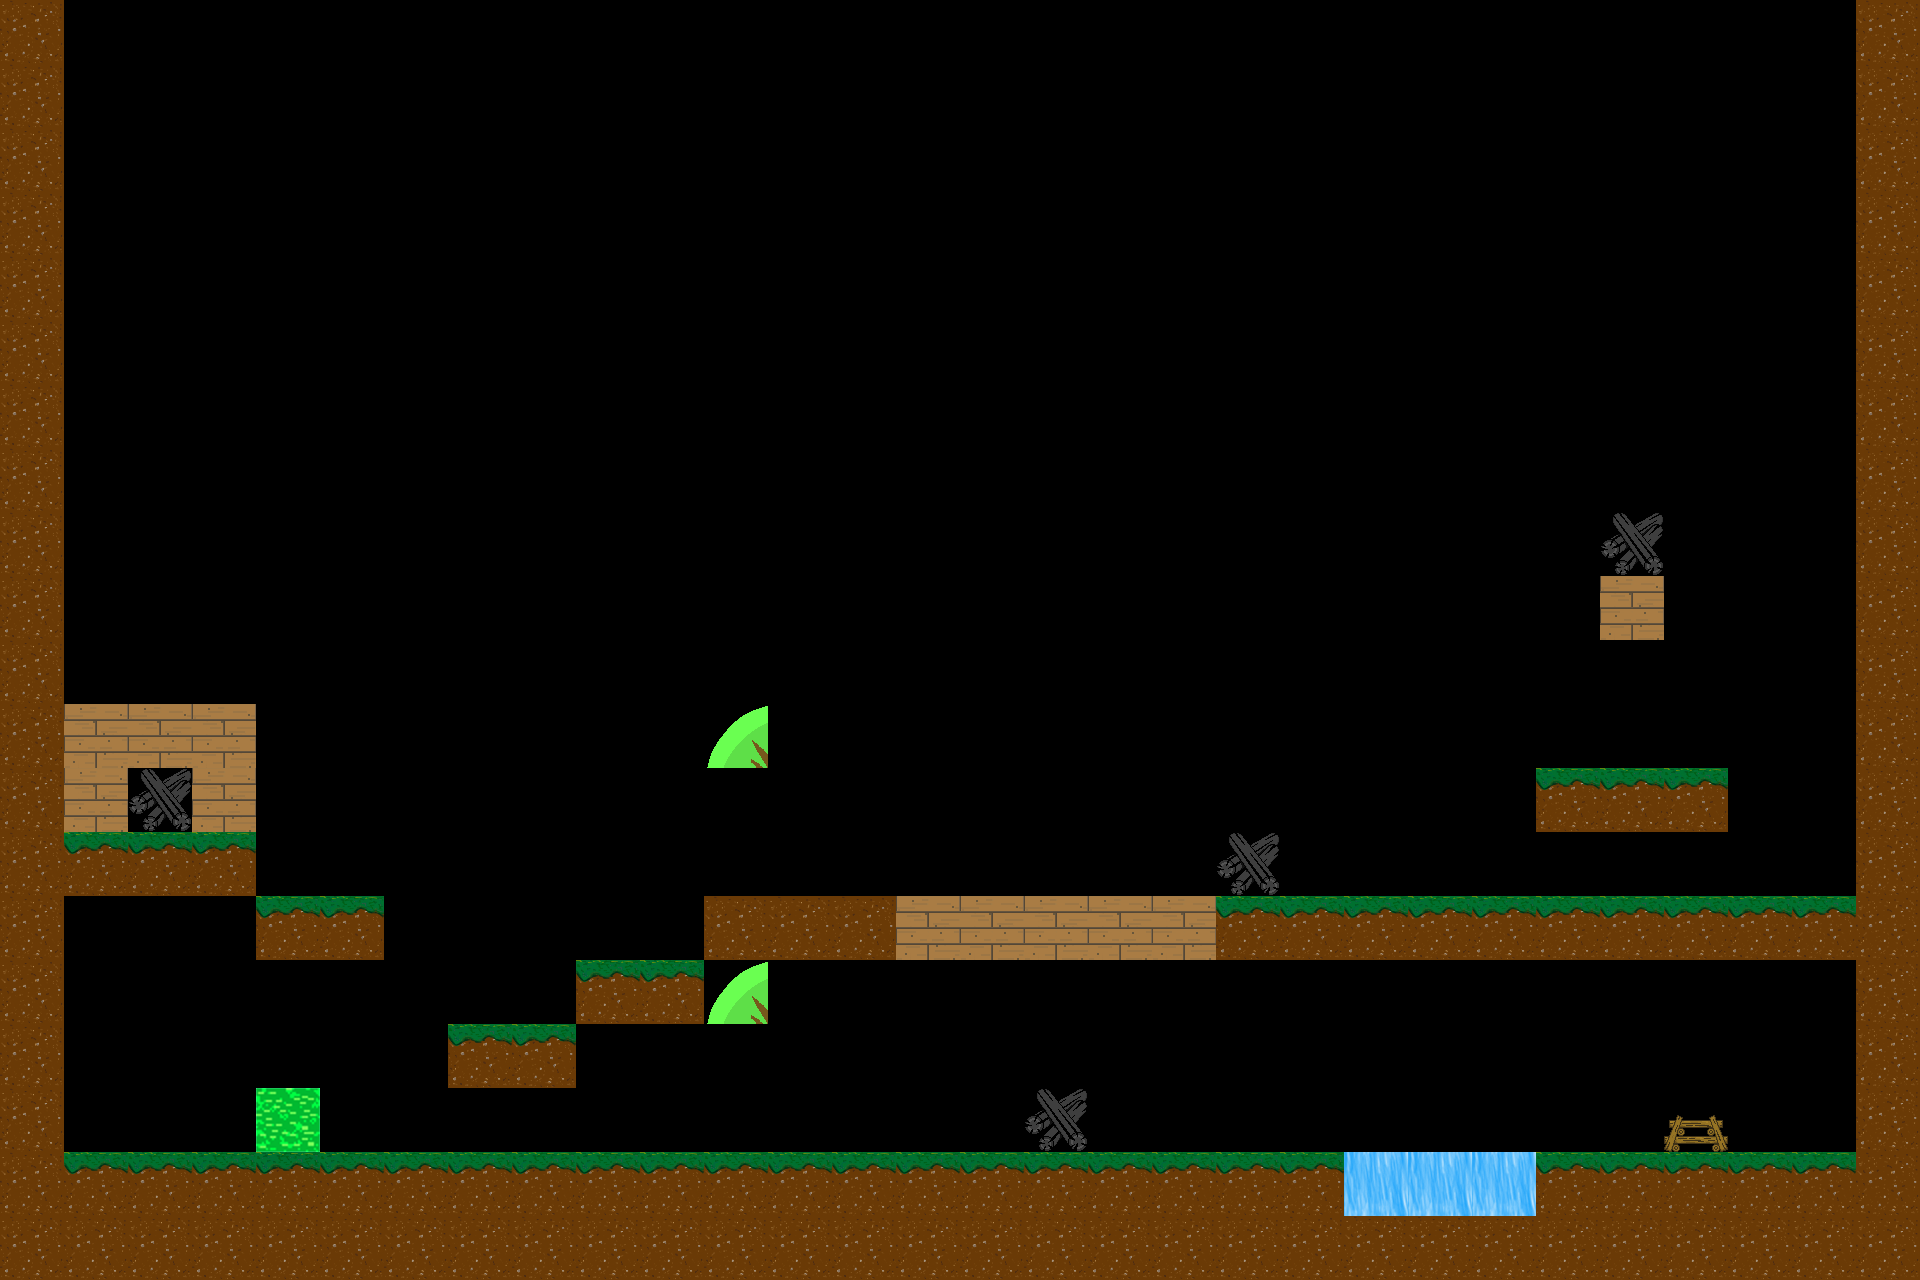

Tiled map render using the project's own tile images. Description and the whole map definition, tile-layer contents included, below:
An orthogonal 30x20 tile map with 64x64 px tiles, 1 tile layer (タイル・レイヤー1).

<map version="1.0" orientation="orthogonal" renderorder="right-down" width="30" height="20" tilewidth="64" tileheight="64" nextobjectid="1">
 <tileset firstgid="1" name="TileMapSource" tilewidth="64" tileheight="64" tilecount="36" columns="4">
  <image source="../../TeamWorkGame/TeamWorkGame/TeamWorkGameContent/Texture/TileMapSource.png" width="256" height="576" />
 </tileset>
 <layer name="タイル・レイヤー1" width="30" height="20">
  <data encoding="csv">
2,0,0,0,0,0,0,0,0,0,0,0,0,0,0,0,0,0,0,0,0,0,0,0,0,0,0,0,0,2,
2,0,0,0,0,0,0,0,0,0,0,0,0,0,0,0,0,0,0,0,0,0,0,0,0,0,0,0,0,2,
2,0,0,0,0,0,0,0,0,0,0,0,0,0,0,0,0,0,0,0,0,0,0,0,0,0,0,0,0,2,
2,0,0,0,0,0,0,0,0,0,0,0,0,0,0,0,0,0,0,0,0,0,0,0,0,0,0,0,0,2,
2,0,0,0,0,0,0,0,0,0,0,0,0,0,0,0,0,0,0,0,0,0,0,0,0,0,0,0,0,2,
2,0,0,0,0,0,0,0,0,0,0,0,0,0,0,0,0,0,0,0,0,0,0,0,0,0,0,0,0,2,
2,0,0,0,0,0,0,0,0,0,0,0,0,0,0,0,0,0,0,0,0,0,0,0,0,0,0,0,0,2,
2,0,0,0,0,0,0,0,0,0,0,0,0,0,0,0,0,0,0,0,0,0,0,0,0,0,0,0,0,2,
2,0,0,0,0,0,0,0,0,0,0,0,0,0,0,0,0,0,0,0,0,0,0,0,0,8,0,0,0,2,
2,0,0,0,0,0,0,0,0,0,0,0,0,0,0,0,0,0,0,0,0,0,0,0,0,12,0,0,0,2,
2,0,0,0,0,0,0,0,0,0,0,0,0,0,0,0,0,0,0,0,0,0,0,0,0,0,0,0,0,2,
2,12,12,12,0,0,0,0,0,0,0,13,0,0,0,0,0,0,0,0,0,0,0,0,0,0,0,0,0,2,
2,12,8,12,0,0,0,0,0,0,0,0,0,0,0,0,0,0,0,0,0,0,0,0,3,3,3,0,0,2,
2,3,3,3,0,0,0,0,0,0,0,0,0,0,0,0,0,0,0,8,0,0,0,0,0,0,0,0,0,2,
2,0,0,0,3,3,0,0,0,0,0,2,2,2,12,12,12,12,12,3,3,3,3,3,3,3,3,3,3,2,
2,0,0,0,0,0,0,0,0,3,3,13,0,0,0,0,0,0,0,0,0,0,0,0,0,0,0,0,0,2,
2,0,0,0,0,0,0,3,3,0,0,0,0,0,0,0,0,0,0,0,0,0,0,0,0,0,0,0,0,2,
2,0,0,0,1,0,0,0,0,0,0,0,0,0,0,0,8,0,0,0,0,0,0,0,0,0,10,0,0,2,
2,3,3,3,3,3,3,3,3,3,3,3,3,3,3,3,3,3,3,3,3,11,11,11,3,3,3,3,3,2,
2,2,2,2,2,2,2,2,2,2,2,2,2,2,2,2,2,2,2,2,2,2,2,2,2,2,2,2,2,2
</data>
 </layer>
</map>
